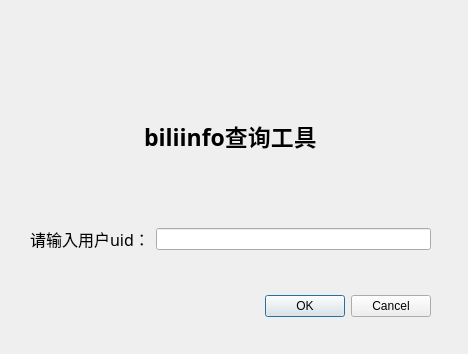
<?xml version="1.0" encoding="UTF-8"?>
<ui version="4.0">
 <class>Dialog</class>
 <widget class="QDialog" name="Dialog">
  <property name="geometry">
   <rect>
    <x>0</x>
    <y>0</y>
    <width>468</width>
    <height>354</height>
   </rect>
  </property>
  <property name="minimumSize">
   <size>
    <width>468</width>
    <height>354</height>
   </size>
  </property>
  <property name="maximumSize">
   <size>
    <width>468</width>
    <height>354</height>
   </size>
  </property>
  <property name="windowTitle">
   <string>Dialog</string>
  </property>
  <widget class="QDialogButtonBox" name="buttonBox">
   <property name="geometry">
    <rect>
     <x>90</x>
     <y>290</y>
     <width>341</width>
     <height>32</height>
    </rect>
   </property>
   <property name="orientation">
    <enum>Qt::Horizontal</enum>
   </property>
   <property name="standardButtons">
    <set>QDialogButtonBox::Cancel|QDialogButtonBox::Ok</set>
   </property>
  </widget>
  <widget class="QWidget" name="gridLayoutWidget">
   <property name="geometry">
    <rect>
     <x>30</x>
     <y>50</y>
     <width>401</width>
     <height>201</height>
    </rect>
   </property>
   <layout class="QGridLayout" name="gridLayout">
    <item row="1" column="1">
     <widget class="QLineEdit" name="lineEdit"/>
    </item>
    <item row="1" column="0">
     <widget class="QLabel" name="label">
      <property name="font">
       <font>
        <family>微软雅黑 Light</family>
        <pointsize>12</pointsize>
       </font>
      </property>
      <property name="text">
       <string notr="true">请输入用户uid：</string>
      </property>
      <property name="textFormat">
       <enum>Qt::AutoText</enum>
      </property>
      <property name="scaledContents">
       <bool>false</bool>
      </property>
      <property name="alignment">
       <set>Qt::AlignLeading|Qt::AlignLeft|Qt::AlignVCenter</set>
      </property>
      <property name="margin">
       <number>14</number>
      </property>
      <property name="textInteractionFlags">
       <set>Qt::LinksAccessibleByMouse</set>
      </property>
     </widget>
    </item>
    <item row="0" column="0" colspan="2">
     <widget class="QLabel" name="label_2">
      <property name="font">
       <font>
        <family>微软雅黑</family>
        <pointsize>17</pointsize>
        <weight>75</weight>
        <bold>true</bold>
       </font>
      </property>
      <property name="text">
       <string>biliinfo查询工具</string>
      </property>
      <property name="textFormat">
       <enum>Qt::AutoText</enum>
      </property>
      <property name="alignment">
       <set>Qt::AlignCenter</set>
      </property>
      <property name="wordWrap">
       <bool>false</bool>
      </property>
      <property name="margin">
       <number>0</number>
      </property>
      <property name="indent">
       <number>0</number>
      </property>
     </widget>
    </item>
   </layout>
  </widget>
 </widget>
 <resources/>
 <connections>
  <connection>
   <sender>buttonBox</sender>
   <signal>accepted()</signal>
   <receiver>Dialog</receiver>
   <slot>accept()</slot>
   <hints>
    <hint type="sourcelabel">
     <x>248</x>
     <y>254</y>
    </hint>
    <hint type="destinationlabel">
     <x>157</x>
     <y>274</y>
    </hint>
   </hints>
  </connection>
  <connection>
   <sender>buttonBox</sender>
   <signal>rejected()</signal>
   <receiver>Dialog</receiver>
   <slot>reject()</slot>
   <hints>
    <hint type="sourcelabel">
     <x>316</x>
     <y>260</y>
    </hint>
    <hint type="destinationlabel">
     <x>286</x>
     <y>274</y>
    </hint>
   </hints>
  </connection>
 </connections>
</ui>
